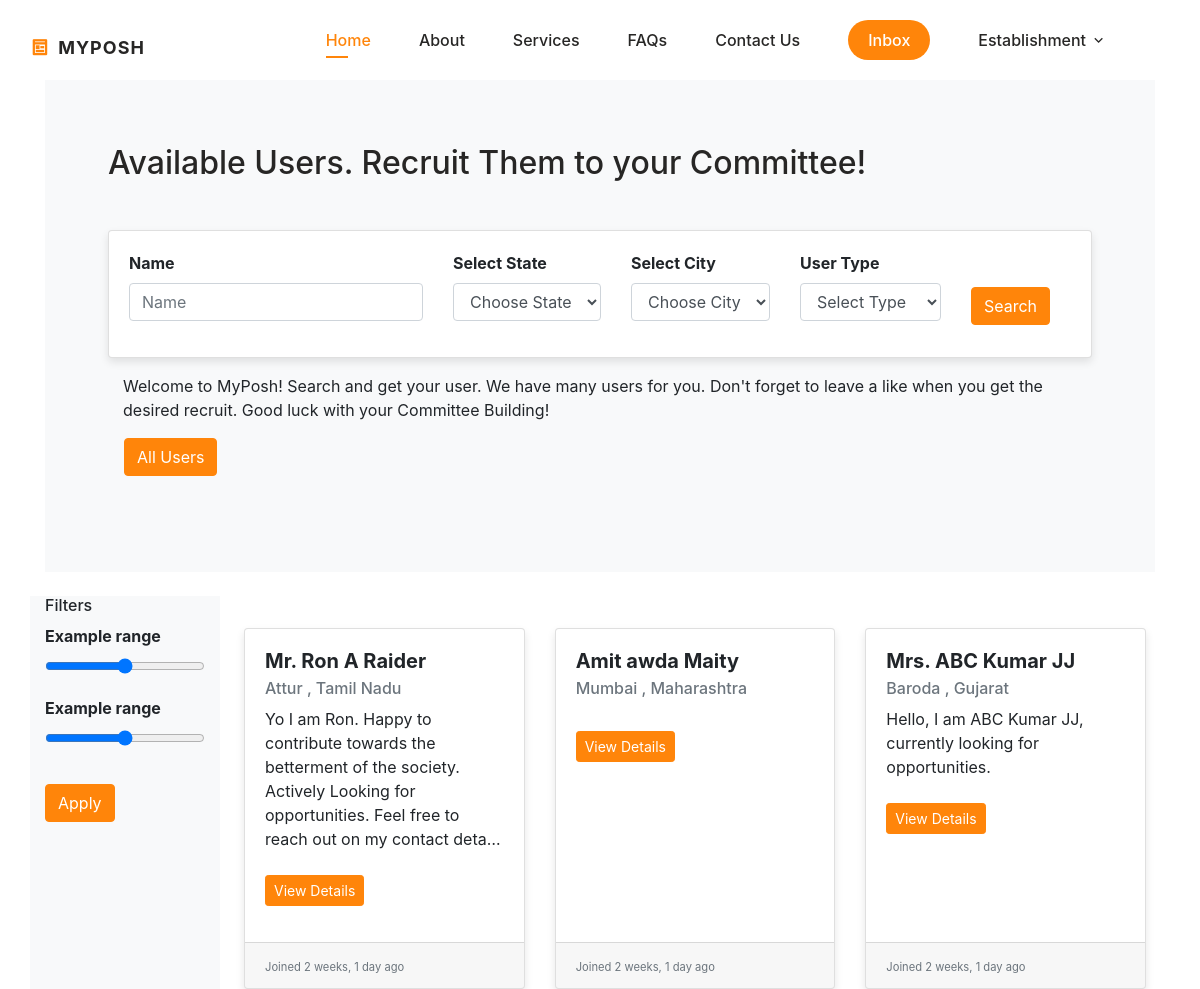
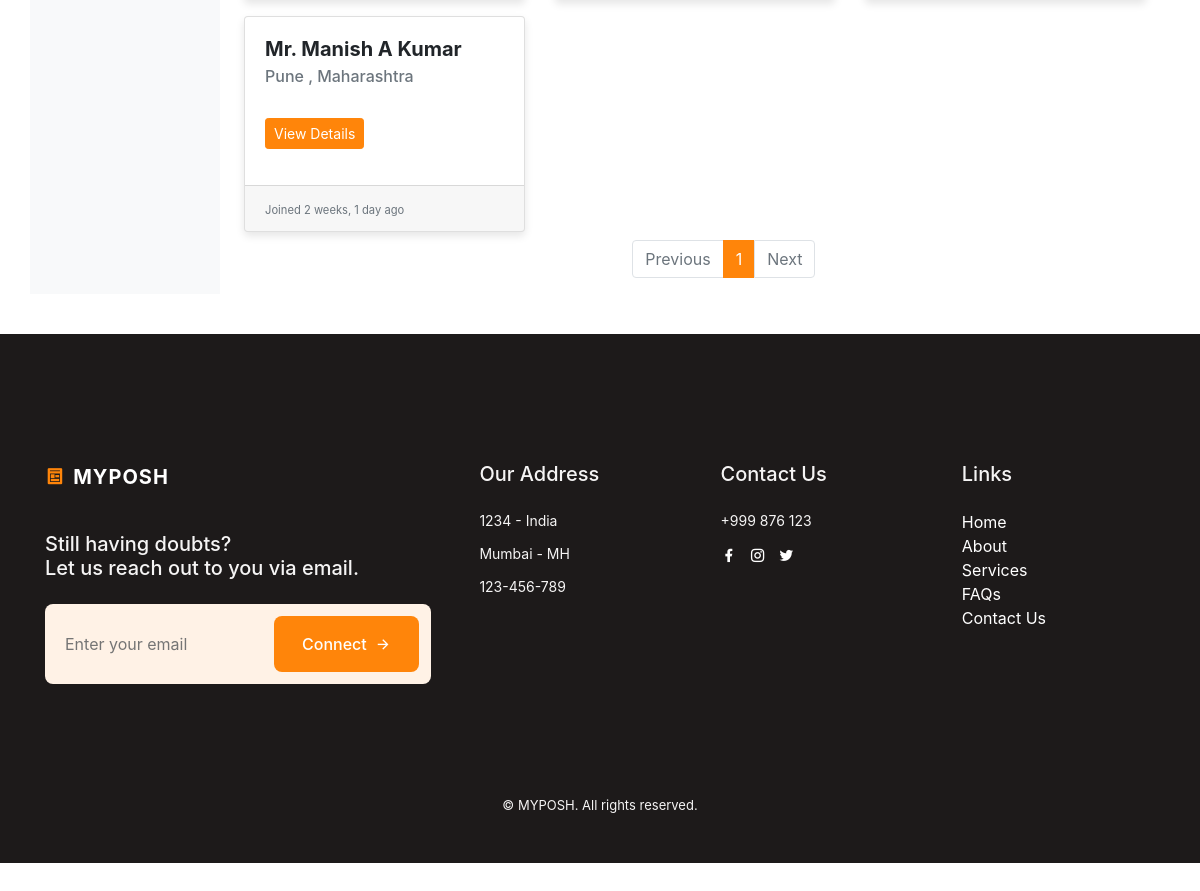
The app's page /portal/ (signed in) with its own data (2 pictures, top to bottom).
### posh/models.py (models this page shows)
class PoshUser(AbstractBaseUser, PermissionsMixin):
    username = models.CharField(max_length=100, unique=True, primary_key=True)
    email = models.EmailField(unique=True, blank=False)
    phone = models.CharField(max_length=15, unique=True, blank=False)
    start_date = models.DateTimeField(default=timezone.now)
    is_staff = models.BooleanField(default=False)
    is_active = models.BooleanField(default=False)
    type = models.CharField(max_length=50, blank=False)  # To distinguish between user types
    objects = PoshUserManager()
    USERNAME_FIELD = 'username'
    REQUIRED_FIELDS = ['email', 'phone']

class IndividualUser(PoshUser):
    prefix = models.CharField(max_length=10, blank=False)
    fname = models.CharField(max_length=150, blank=False)
    mname = models.CharField(max_length=150, blank=False)
    lname = models.CharField(max_length=150, blank=False)
    dob = models.DateField(blank=False)
    gender = models.CharField(max_length=10, blank=False)
    occupation = models.CharField(max_length=100, blank=False)
    state = models.CharField(max_length=100, blank=False)
    city = models.CharField(max_length=100, blank=False)
    pincode = models.CharField(max_length=10, blank=False)
    profile_pic = models.ImageField(blank=True, upload_to='users/')
    aadhar = models.CharField(max_length=20, blank=True)
    marital = models.CharField(max_length=10, blank=True)
    description = models.TextField(max_length=500, blank=True)
    current_member = models.CharField(max_length=10, blank=True)
    association = models.CharField(max_length=10, blank=True)
    firm_name = models.CharField(max_length=150, blank=True)
    firm_uid = models.CharField(max_length=15, blank=True)
    is_visible = models.BooleanField(default=False)
    timestamp = models.DateTimeField(auto_now_add=True)
    class Meta:
        verbose_name = 'Individual User'
        verbose_name_plural = 'Individual Users'

### posh/decorators.py (the view)
        def wrapper_func(request, *args, **kwargs):
            group = None
            if request.user.groups.exists():
                group = request.user.groups.all()[0].name
            if group in allowed_roles:
                return view_func(request, *args, **kwargs)
            else:
                return HttpResponse("Not Authorized")
            return view_func(request, *args, **kwargs)

### posh/templatetags/get_group.py (called while the page is built)
@register.filter(name='has_group')
def has_group(user, group_name):
    return user.groups.filter(name=group_name).exists()

### posh/templates/search_portal/portal.html (shortened to what this page needs)
{% extends "base.html" %}
{% load static %}
{% load humanize %}
{% block stylescss %}
<link rel="stylesheet" href="https://stackpath.bootstrapcdn.com/bootstrap/4.5.2/css/bootstrap.min.css">
<link rel="stylesheet" href="https://cdnjs.cloudflare.com/ajax/libs/font-awesome/4.7.0/css/font-awesome.min.css">
{% endblock %}
{% block content %}
<div class="container mt-5">
    <section>
        <div class="p-5 mb-4 bg-light rounded-3">
            <div class="container-fluid py-5">
                <h2 class="display-5 fw-bold">Available Users. Recruit Them to your Committee!</h2> <br>
                <div class="card">
                    <div class="card-body">
                        <form class="row gy-2 gx-3 align-items-center" method="GET" action="{% url 'portal' %}">
                            <div class="col-sm-4">
                                <label class="visually-hidden form-label" for="autoSizingInput">Name</label>
                                <input type="text" name="name" class="form-control" id="autoSizingInput" placeholder="Name">
                            </div>
                            <div class="col-auto">
                                <label class="visually-hidden form-label" for="stateSelect">Select State</label>
                                <select name="state" class="form-select form-control" id="stateSelect">
                                    <option value="">Choose State</option>
                                </select>
                            </div>
                            <div class="col-auto">
                                <label class="visually-hidden form-label" for="citySelect">Select City</label>
                                <select name="city" class="form-select form-control" id="citySelect">
                                    <option value="">Choose City</option>
                                </select>
                            </div>
                            <div class="col-auto">
                                <label class="visually-hidden form-label" for="typeSelect">User Type</label>
                                <select name="user_type" class="form-select form-control" id="typeSelect">
                                    <option value="">Select Type</option>
                                </select>
                            </div>
                            <div class="col-auto mt-4">
                                <button type="submit" class="btn btn-primary">Search</button>
                            </div>
                        </form>
                    </div>
                </div>
                <p class="col-md-12 fs-6 mt-3">
                    Welcome to MyPosh! Search and get your user. We have many users for you. Don't forget to leave a like when you get the desired recruit. Good luck with your Committee Building!
                </p>
                <a class="btn btn-outline-primary ml-3"  href="{% url 'list_user'  %}">All Users</a>
            </div>
        </div>
    </section>
    <div class="row">
        <nav class="col-md-3 col-lg-2 d-md-block bg-light sidebar">
            <div class="sidebar-sticky">
                <form method="get">
                    <h6 class="sidebar-heading">Filters</h6>
                    <div class="form-group">
                        <label for="customRange3" class="form-label">Example range</label>
                        <input type="range" class="form-range" min="0" max="5" step="0.5" id="customRange3">
                    </div>
                    <div class="form-group">
                        <label for="customRange3" class="form-label">Example range</label>
                        <input type="range" class="form-range slider" min="0" max="5" step="0.5" id="customRange3">
                    </div>
                    <button type="submit" class="btn btn-primary mt-3">Apply</button>
                </form>
            </div>
        </nav>
        <main role="main" class="col-md-9 ml-sm-auto col-lg-10 px-4">
        <div class="row row-cols-1 row-cols-md-3 g-4">
            {% for individual in page_obj %}
            <div class="col mt-3">
                <div class="card h-100">
                    <div class="card-body">
                        <h5 class="card-title">
                            {% if individual.prefix == "Mr." %}Mr. {{ individual.fname }} {{ individual.mname }} {{ individual.lname }}
                            {% elif individual.prefix == "Mrs." %}Mrs. {{ individual.fname }} {{ individual.mname }} {{ individual.lname }}
                            {% elif individual.prefix == "Miss." %}Miss. {{ individual.fname }} {{ individual.mname }} {{ individual.lname }}
                            {% else %}
                                {{ individual.fname }} {{ individual.mname }} {{ individual.lname }}
                            {% endif %}
                        </h5>
                        <h6 class="card-subtitle mb-2 text-muted">{{ individual.city }}, {{ individual.state }}</h6>
                        <p class="card-text description"> {{ individual.description }}</p>
                        <a class="btn btn-primary btn-sm"  href="{% url 'user_details' individual.username %}">View Details</a>
                    </div>
                    <div class="card-footer">
                        <small class="text-muted">Joined {{ individual.timestamp|naturaltime }}</small>
                    </div>
                </div>
            </div>
            {% endfor %}
        </div>
        <div class="row align-items-center">
            <div class="col-md-10 mx-auto col-lg-2 mt-4">
                <nav aria-label="Page navigation">
                    <ul class="pagination">
                        {% if page_obj.has_previous %}
                            <li class="page-item">
                                <a class="page-link" href="?page={{ page_obj.previous_page_number }}&{{ query_params }}" aria-label="Previous">
                                    <span aria-hidden="true">&laquo;</span>
                                </a>
                            </li>
                        {% else %}
                            <li class="page-item disabled">
                                <a class="page-link" href="#" tabindex="-1" aria-disabled="true">Previous</a>
                            </li>
                        {% endif %}
                        {% for num in page_obj.paginator.page_range %}
                            {% if page_obj.number == num %}
                                <li class="page-item active"><a class="page-link" href="#">{{ num }}</a></li>
                            {% else %}
                                <li class="page-item"><a class="page-link" href="?page={{ num }}&{{ query_params }}">{{ num }}</a></li>
                            {% endif %}
                        {% endfor %}
                        {% if page_obj.has_next %}
                            <li class="page-item">
                                <a class="page-link" href="?page={{ page_obj.next_page_number }}&{{ query_params }}" aria-label="Next">
                                    <span aria-hidden="true">&raquo;</span>
                                </a>
                            </li>
                        {% else %}
                            <li class="page-item disabled">
                                <a class="page-link" href="#" tabindex="-1" aria-disabled="true">Next</a>
                            </li>
                        {% endif %}
                    </ul>
                </nav>
            </div>
        </div>
        </main>
    </div>
</div>
{% endblock %}

### static/assets/css/main.css (style rules this page uses)
:root { --header-height: 3.5rem; --first-color: hsl(30, 100%, 52%); --first-color-alt: hsl(29, 54%, 73%); --first-color-light: hsl(30, 100%, 85%); --first-color-lighten: hsl(30, 100%, 95%); --title-color: hsl(30, 3%, 15%); --text-color: hsl(30, 4%, 25%); --text-color-light: hsl(30, 4%, 45%); --body-color: hsl(30, 0%, 100%);; --container-color: #FFF; --background-footer-color: rgb(29, 26, 26); --footer-text-color: rgb(245, 244, 244); --body-font: 'Poppins', sans-serif; --big-font-size: 2rem; --h1-font-size: 1.5rem; --h2-font-size: 1.25rem; --h3-font-size: 1rem; --normal-font-size: .938rem; --small-font-size: .813rem; --smaller-font-size: .75rem; --font-medium: 500; --font-semi-bold: 600; --mb-0-5: .5rem; --mb-0-75: .75rem; --mb-1: 1rem; --mb-1-5: 1.5rem; --mb-2: 2rem; --mb-2-5: 2.5rem; --z-tooptip: 10; --z-fixed: 100; }
@media screen and (min-width: 1000px) { :root { --big-font-size: 3.5rem; --h1-font-size: 2.25rem; --h2-font-size: 1.5rem; --h3-font-size: 1.25rem; --normal-font-size: 1rem; --small-font-size: .875rem; --smaller-font-size: .813rem; } }
* { box-sizing: border-box; padding: 0; margin: 0; text-decoration: none !important; }
html { scroll-behavior: smooth; }
body, button, input, textarea { font-family: var(--body-font); font-size: var(--normal-font-size); }
body { margin: var(--header-height) 0 0 0; background-color: var(--body-color); color: var(--text-color); transition: .4s; }
button { cursor: pointer; border: none; outline: none; }
h1, h2, h3 { color: var(--title-color); font-weight: var(--font-semi-bold); }
ul { list-style: none; }
a { max-width: 100%; height: auto; }
.container { max-width: 968px; margin-left: var(--mb-1-5); margin-right: var(--mb-1-5); }
@media screen and (min-width: 767px) { body { margin: 0; } }
@media screen and (min-width:992px) { .container { margin-left: auto; margin-right: auto; } }

### static/assets/css/profile.css (style rules this page uses)
:root { --header-height: 3.5rem; --first-color: hsl(30, 100%, 52%); --first-color-alt: hsl(29, 54%, 73%); --first-color-light: hsl(30, 100%, 85%); --first-color-lighten: hsl(30, 100%, 95%); --title-color: hsl(30, 3%, 15%); --text-color: hsl(30, 4%, 25%); --text-color-light: hsl(30, 4%, 45%); --body-color: hsl(30, 0%, 100%);; --container-color: #FFF; --background-footer-color: rgb(29, 26, 26); --footer-text-color: rgb(245, 244, 244); --body-font: 'Poppins', sans-serif; --big-font-size: 2rem; --h1-font-size: 1.5rem; --h2-font-size: 1.25rem; --h3-font-size: 1rem; --normal-font-size: .938rem; --small-font-size: .813rem; --smaller-font-size: .75rem; --font-medium: 500; --font-semi-bold: 600; --mb-0-5: .5rem; --mb-0-75: .75rem; --mb-1: 1rem; --mb-1-5: 1.5rem; --mb-2: 2rem; --mb-2-5: 2.5rem; --z-tooptip: 10; --z-fixed: 100; }
@media screen and (min-width: 1000px) { :root { --big-font-size: 3.5rem; --h1-font-size: 2.25rem; --h2-font-size: 1.5rem; --h3-font-size: 1.25rem; --normal-font-size: 1rem; --small-font-size: .875rem; --smaller-font-size: .813rem; } }
html { scroll-behavior: smooth; }
body, button, input, textarea { font-family: var(--body-font); font-size: var(--normal-font-size); }
body { margin: var(--header-height) 0 0 0; background-color: var(--body-color); color: var(--text-color); transition: .4s; margin-top: 6rem; }
button { cursor: pointer; border: none; outline: none; }
h1, h2, h3 { color: var(--title-color); font-weight: var(--font-semi-bold); }
ul { list-style: none; }
a { max-width: 100%; height: auto; }
.btn-primary { color: #fff; background-color: var(--first-color); border-color: var(--first-color); }
.btn-outline-primary { border-color: var(--first-color); background : transparent; color : var(--first-color); }

### records on screen
IndividualUser: fname "Ron", mname "A", lname "Raider", city "Attur", state "Tamil Nadu", description "Yo I am Ron. Happy to contribute towards the betterment of the society. Actively Looking for opportunities. Feel free to reach out on my contact…", timestamp "2 weeks, 1 day ago"
IndividualUser: fname "Amit", mname "awda", lname "Maity", city "Mumbai", state "Maharashtra", timestamp "2 weeks, 1 day ago"
IndividualUser: fname "ABC", mname "Kumar", lname "JJ", city "Baroda", state "Gujarat", description "Hello, I am ABC Kumar JJ, currently looking for opportunities.", timestamp "2 weeks, 1 day ago"
IndividualUser: fname "Manish", mname "A", lname "Kumar", city "Pune", state "Maharashtra", timestamp "2 weeks, 1 day ago"

### other values on screen
{{ num }} "1"
